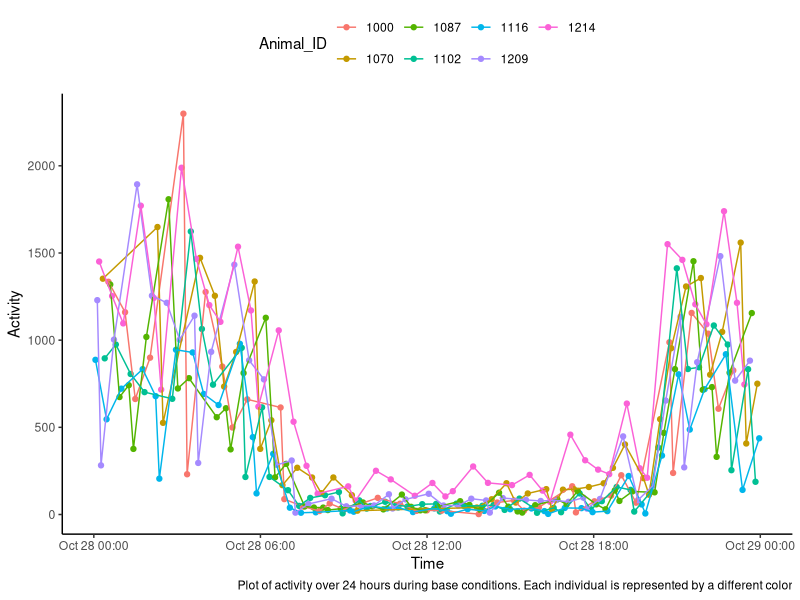
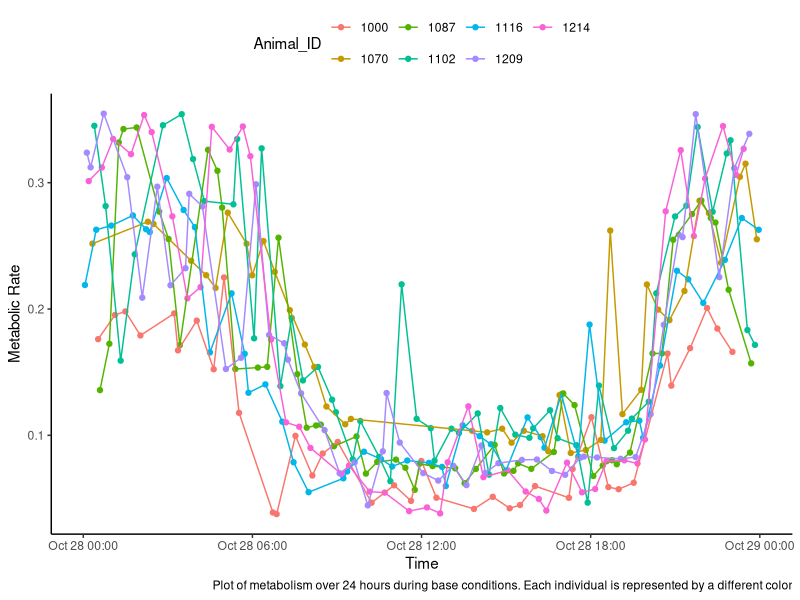
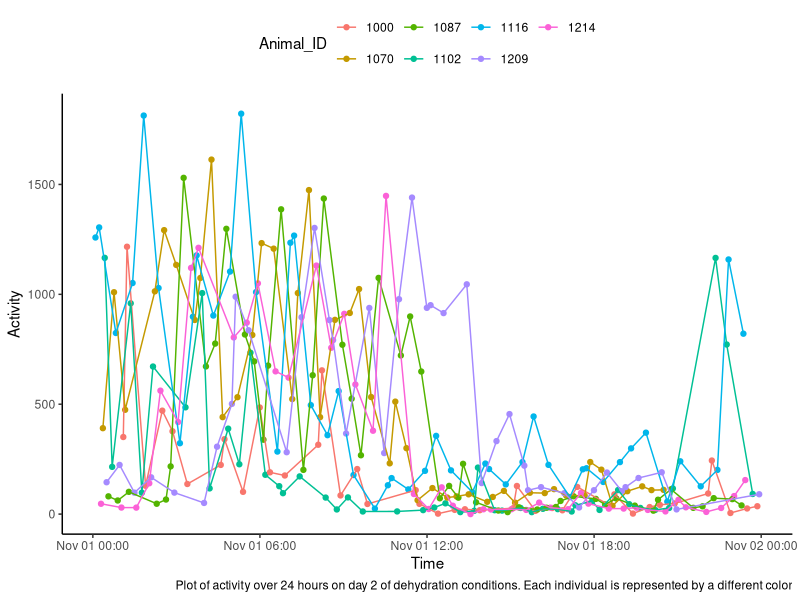
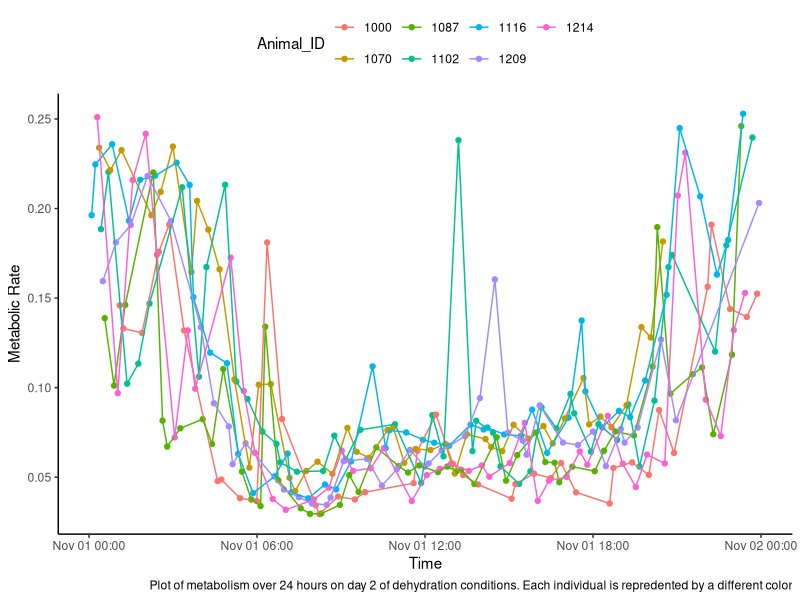
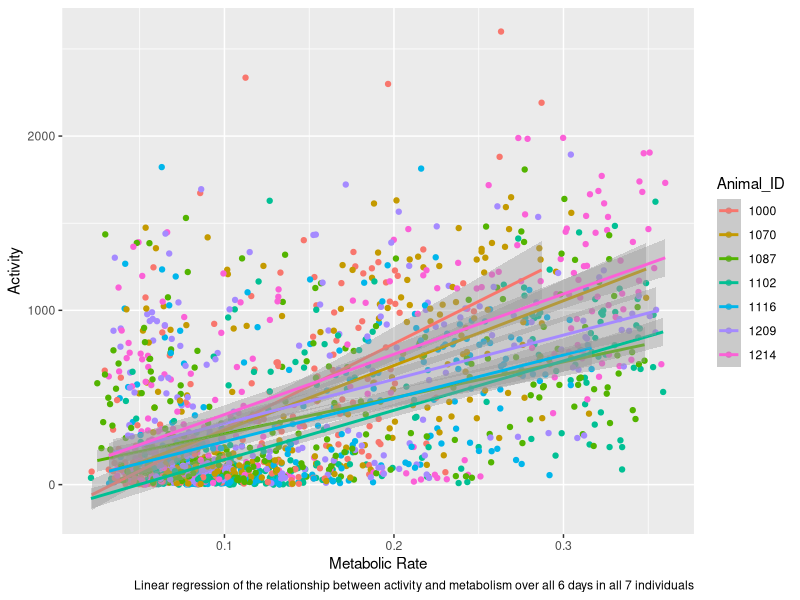
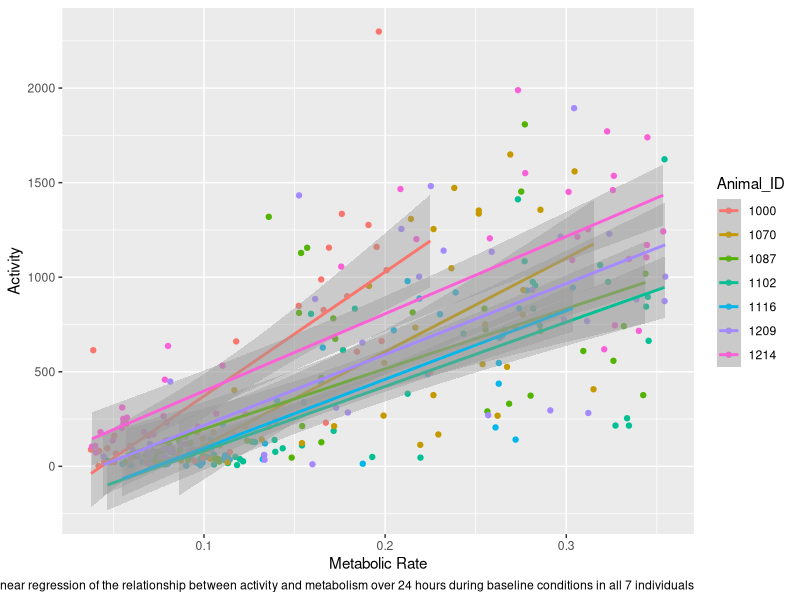
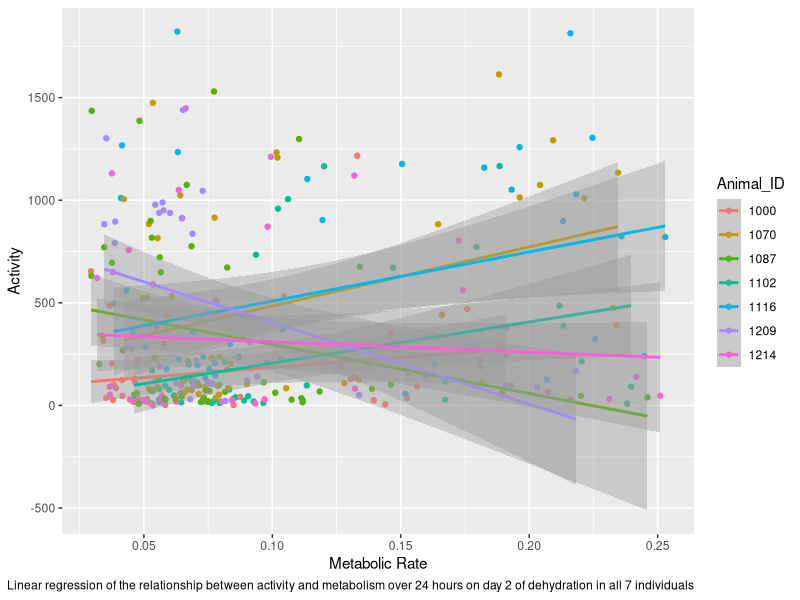

These charts were generated, in order, by the following R code:
## ---- chunk 1
knitr::opts_chunk$set(echo = TRUE)
## ---- chunk 2

library(ggplot2)
library(lubridate)
library(dplyr)



## ---- chunk 3

lowfat_dehydration <- read.csv("lowfat_dehydration_rep2.csv", stringsAsFactors = TRUE)

View(lowfat_dehydration)

## ---- chunk 4
lowfat_dehydration$date <- ymd(lowfat_dehydration$date)
class(lowfat_dehydration$date)

lowfat_dehydration$DateTime <- ymd_hms(lowfat_dehydration$DateTime)
class(lowfat_dehydration$DateTime)

lowfat_dehydration$time <- hms(lowfat_dehydration$time)
class(lowfat_dehydration$time)

lowfat_dehydration$Animal_ID <- as.character(lowfat_dehydration$Animal_ID)
class(lowfat_dehydration$Animal_ID)

## ---- chunk 5

# create plot of activity over time during baseline period
data_10_28 <- filter(lowfat_dehydration, date == "2022-10-28")

activity_plot_10_28 <- ggplot(data = data_10_28, aes(x = DateTime, y = Activity, color = Animal_ID)) + geom_point() + geom_line(aes(group = Animal_ID)) + theme_classic() + theme(legend.position = 'top') + labs(x = "Time", y = "Activity", caption="Plot of activity over 24 hours during base conditions. Each individual is represented by a different color")

activity_plot_10_28 

# create plot of metabolism over time during baseline period

metabolism_plot_10_28 <- ggplot(data = data_10_28, aes(x = DateTime, y = EE, color = Animal_ID)) + geom_point() + geom_line(aes(group = Animal_ID)) + theme_classic() + theme(legend.position = 'top') + labs(x = "Time", y = "Metabolic Rate", caption="Plot of metabolism over 24 hours during base conditions. Each individual is represented by a different color")


metabolism_plot_10_28

# create a plot of activity over time after dehydration period

data_11_01 = filter(lowfat_dehydration, date == "2022-11-01")

activity_plot_11_01 <- ggplot(data = data_11_01, aes(x = DateTime, y = Activity, color = Animal_ID)) + geom_point() + geom_line(aes(group = Animal_ID)) + theme_classic() + theme(legend.position = 'top') + 
  labs(x = "Time", y = "Activity", caption="Plot of activity over 24 hours on day 2 of dehydration conditions. Each individual is represented by a different color")

activity_plot_11_01 

# create a plot of metabolism over time after dehydration period

metabolism_plot_11_01 <- ggplot(data = data_11_01, aes(x = DateTime, y = EE, color = Animal_ID)) + geom_point() + geom_line(aes(group = Animal_ID)) + theme_classic() + theme(legend.position = 'top') + 
  labs(x = "Time", y = "Metabolic Rate", caption="Plot of metabolism over 24 hours on day 2 of dehydration conditions. Each individual is repredented by a different color")


metabolism_plot_11_01 

## ---- chunk 6

# making a regression plot of how activity relates to metabolism over the entire period of the study
activity_metabolism_mod <- lm(data = lowfat_dehydration, formula = EE ~ Activity)
modsum1 <- summary(activity_metabolism_mod)

ggplot(data = lowfat_dehydration, aes(x = EE, y = Activity, color = Animal_ID)) +
  geom_point()+
  geom_smooth(method = 'lm') + labs(x = "Metabolic Rate", y = "Activity", caption = "Linear regression of the relationship between activity and metabolism over all 6 days in all 7 individuals")

# making a regression plot of how activity relates to metabolism in the baseline period
actmetmod_10_28 <- lm(data = data_10_28, formula = EE ~ Activity)
modsum2 <- summary(actmetmod_10_28)

ggplot(data = data_10_28, aes(x = EE, y = Activity, color = Animal_ID)) +
  geom_point()+
  geom_smooth(method = 'lm') + labs(x = "Metabolic Rate", y = "Activity", caption = "Linear regression of the relationship between activity and metabolism over 24 hours during baseline conditions in all 7 individuals")

# making a regression plot of how activity relates to metabolism after 2 days of dehydration
actmetmod_11_01 <- lm(data = data_11_01, formula = EE ~ Activity)
modsum2 <- summary(actmetmod_11_01)

ggplot(data = data_11_01, aes(x = EE, y = Activity, color = Animal_ID)) +
  geom_point()+
  geom_smooth(method = 'lm') + labs(x = "Metabolic Rate", y = "Activity", caption = "Linear regression of the relationship between activity and metabolism over 24 hours on day 2 of dehydration in all 7 individuals")



